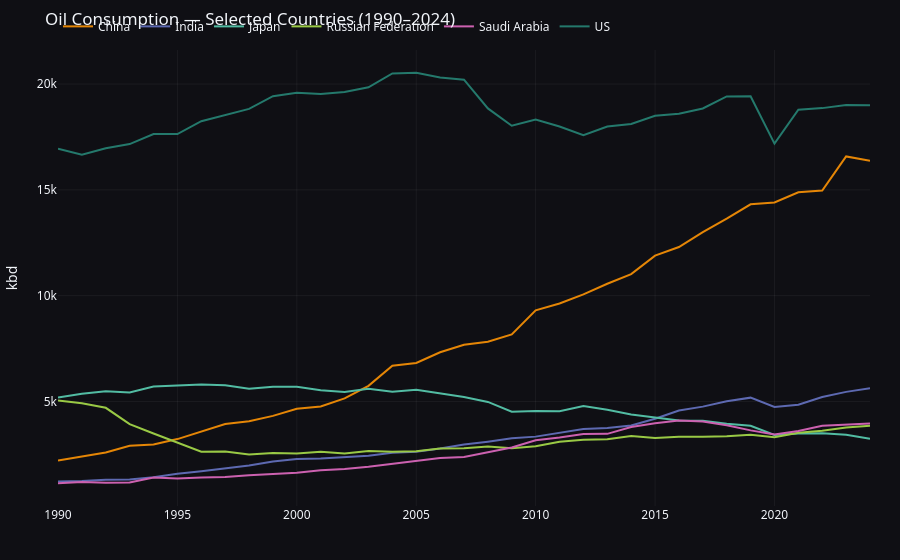

The notebook cell this image was saved under:
### Markdown cell above
## 5. Top consumers — customisable

### Code cell
# ── CHANGE THESE ──
COUNTRIES = ["US", "China", "India", "Japan", "Saudi Arabia", "Russian Federation"]
START_YEAR = 1990

placeholders = ",".join(["?"] * len(COUNTRIES))
df = q(f'''
    SELECT entity, year, value_kbd
    FROM oil_consumption
    WHERE entity IN ({placeholders}) AND year >= ?
    ORDER BY year
''', COUNTRIES + [START_YEAR])

fig = px.line(df, x="year", y="value_kbd", color="entity",
              labels={"value_kbd": "kbd", "year": "", "entity": ""},
              color_discrete_sequence=px.colors.qualitative.Vivid)
style(fig, title=f"Oil Consumption \u2014 Selected Countries ({START_YEAR}\u20132024)")
fig.show()

### Figure 1 — Plotly figure (JSON) as saved in the notebook; plotly's stock layout.template omitted (floating-point values rounded to 4 significant figures)
{"data": [{"hovertemplate": "=%{x}<br>kbd=%{y}<extra></extra>", "legendgroup": "China", "line": {"color": "rgb(229, 134, 6)", "dash": "solid"}, "marker": {"symbol": "circle"}, "mode": "lines", "name": "China", "orientation": "v", "showlegend": true, "type": "scatter", "x": [1990, 1991, 1992, 1993, 1994, 1995, 1996, 1997, 1998, 1999, 2000, 2001, 2002, 2003, 2004, 2005, 2006, 2007, 2008, 2009, 2010, 2011, 2012, 2013, 2014, 2015, 2016, 2017, 2018, 2019, 2020, 2021, 2022, 2023, 2024], "xaxis": "x", "y": [2204.0, 2392.0, 2591.0, 2904.0, 2965.0, 3220.0, 3566.0, 3930.0, 4068.0, 4318.0, 4655.0, 4762.0, 5144.0, 5738.0, 6690.0, 6816.0, 7323.0, 7681.0, 7819.0, 8166.0, 9307.0, 9630.0, 10060.0, 10560.0, 11020.0, 11890.0, 12300.0, 13000.0, 13640.0, 14320.0, 14400.0, 14890.0, 14970.0, 16580.0, 16370.0], "yaxis": "y"}, {"hovertemplate": "=%{x}<br>kbd=%{y}<extra></extra>", "legendgroup": "India", "line": {"color": "rgb(93, 105, 177)", "dash": "solid"}, "marker": {"symbol": "circle"}, "mode": "lines", "name": "India", "orientation": "v", "showlegend": true, "type": "scatter", "x": [1990, 1991, 1992, 1993, 1994, 1995, 1996, 1997, 1998, 1999, 2000, 2001, 2002, 2003, 2004, 2005, 2006, 2007, 2008, 2009, 2010, 2011, 2012, 2013, 2014, 2015, 2016, 2017, 2018, 2019, 2020, 2021, 2022, 2023, 2024], "xaxis": "x", "y": [1212.0, 1235.0, 1300.0, 1316.0, 1417.0, 1585.0, 1705.0, 1835.0, 1971.0, 2166.0, 2279.0, 2302.0, 2383.0, 2434.0, 2576.0, 2625.0, 2772.0, 2963.0, 3100.0, 3257.0, 3337.0, 3503.0, 3702.0, 3743.0, 3865.0, 4181.0, 4574.0, 4754.0, 5004.0, 5179.0, 4738.0, 4841.0, 5209.0, 5452.0, 5621.0], "yaxis": "y"}, {"hovertemplate": "=%{x}<br>kbd=%{y}<extra></extra>", "legendgroup": "Japan", "line": {"color": "rgb(82, 188, 163)", "dash": "solid"}, "marker": {"symbol": "circle"}, "mode": "lines", "name": "Japan", "orientation": "v", "showlegend": true, "type": "scatter", "x": [1990, 1991, 1992, 1993, 1994, 1995, 1996, 1997, 1998, 1999, 2000, 2001, 2002, 2003, 2004, 2005, 2006, 2007, 2008, 2009, 2010, 2011, 2012, 2013, 2014, 2015, 2016, 2017, 2018, 2019, 2020, 2021, 2022, 2023, 2024], "xaxis": "x", "y": [5191.0, 5362.0, 5487.0, 5421.0, 5704.0, 5765.0, 5806.0, 5766.0, 5606.0, 5696.0, 5691.0, 5529.0, 5449.0, 5595.0, 5464.0, 5552.0, 5364.0, 5211.0, 4977.0, 4516.0, 4553.0, 4538.0, 4779.0, 4606.0, 4380.0, 4234.0, 4103.0, 4083.0, 3941.0, 3846.0, 3412.0, 3485.0, 3502.0, 3422.0, 3238.0], "yaxis": "y"}, {"hovertemplate": "=%{x}<br>kbd=%{y}<extra></extra>", "legendgroup": "Russian Federation", "line": {"color": "rgb(153, 201, 69)", "dash": "solid"}, "marker": {"symbol": "circle"}, "mode": "lines", "name": "Russian Federation", "orientation": "v", "showlegend": true, "type": "scatter", "x": [1990, 1991, 1992, 1993, 1994, 1995, 1996, 1997, 1998, 1999, 2000, 2001, 2002, 2003, 2004, 2005, 2006, 2007, 2008, 2009, 2010, 2011, 2012, 2013, 2014, 2015, 2016, 2017, 2018, 2019, 2020, 2021, 2022, 2023, 2024], "xaxis": "x", "y": [5042.0, 4917.0, 4699.0, 3928.0, 3486.0, 3058.0, 2624.0, 2630.0, 2490.0, 2568.0, 2540.0, 2628.0, 2544.0, 2653.0, 2621.0, 2646.0, 2778.0, 2786.0, 2871.0, 2785.0, 2879.0, 3094.0, 3184.0, 3218.0, 3365.0, 3277.0, 3328.0, 3334.0, 3360.0, 3425.0, 3304.0, 3523.0, 3614.0, 3765.0, 3846.0], "yaxis": "y"}, {"hovertemplate": "=%{x}<br>kbd=%{y}<extra></extra>", "legendgroup": "Saudi Arabia", "line": {"color": "rgb(204, 97, 176)", "dash": "solid"}, "marker": {"symbol": "circle"}, "mode": "lines", "name": "Saudi Arabia", "orientation": "v", "showlegend": true, "type": "scatter", "x": [1990, 1991, 1992, 1993, 1994, 1995, 1996, 1997, 1998, 1999, 2000, 2001, 2002, 2003, 2004, 2005, 2006, 2007, 2008, 2009, 2010, 2011, 2012, 2013, 2014, 2015, 2016, 2017, 2018, 2019, 2020, 2021, 2022, 2023, 2024], "xaxis": "x", "y": [1136.0, 1191.0, 1155.0, 1166.0, 1403.0, 1354.0, 1400.0, 1428.0, 1509.0, 1566.0, 1627.0, 1746.0, 1810.0, 1910.0, 2056.0, 2203.0, 2322.0, 2378.0, 2604.0, 2827.0, 3169.0, 3296.0, 3467.0, 3468.0, 3789.0, 3964.0, 4100.0, 4052.0, 3871.0, 3632.0, 3437.0, 3600.0, 3854.0, 3900.0, 3959.0], "yaxis": "y"}, {"hovertemplate": "=%{x}<br>kbd=%{y}<extra></extra>", "legendgroup": "US", "line": {"color": "rgb(36, 121, 108)", "dash": "solid"}, "marker": {"symbol": "circle"}, "mode": "lines", "name": "US", "orientation": "v", "showlegend": true, "type": "scatter", "x": [1990, 1991, 1992, 1993, 1994, 1995, 1996, 1997, 1998, 1999, 2000, 2001, 2002, 2003, 2004, 2005, 2006, 2007, 2008, 2009, 2010, 2011, 2012, 2013, 2014, 2015, 2016, 2017, 2018, 2019, 2020, 2021, 2022, 2023, 2024], "xaxis": "x", "y": [16940.0, 16660.0, 16970.0, 17160.0, 17630.0, 17630.0, 18240.0, 18540.0, 18830.0, 19430.0, 19590.0, 19530.0, 19630.0, 19850.0, 20500.0, 20530.0, 20310.0, 20210.0, 18850.0, 18030.0, 18320.0, 17990.0, 17580.0, 17990.0, 18110.0, 18500.0, 18590.0, 18850.0, 19420.0, 19420.0, 17180.0, 18780.0, 18860.0, 19010.0, 19000.0], "yaxis": "y"}], "layout": {"font": {"family": "DM Sans, system-ui, sans-serif"}, "hovermode": "x unified", "legend": {"orientation": "h", "title": {"text": ""}, "tracegroupgap": 0, "x": 0, "xanchor": "left", "y": 1.02, "yanchor": "bottom"}, "margin": {"b": 40, "l": 50, "r": 30, "t": 50}, "paper_bgcolor": "rgba(15,15,20,1)", "plot_bgcolor": "rgba(0,0,0,0)", "title": {"text": "Oil Consumption — Selected Countries (1990–2024)"}, "xaxis": {"anchor": "y", "domain": [0, 1], "gridcolor": "rgba(255,255,255,0.05)", "title": {"text": ""}, "zeroline": false}, "yaxis": {"anchor": "x", "domain": [0, 1], "gridcolor": "rgba(255,255,255,0.05)", "title": {"text": "kbd"}, "zeroline": false}}}
